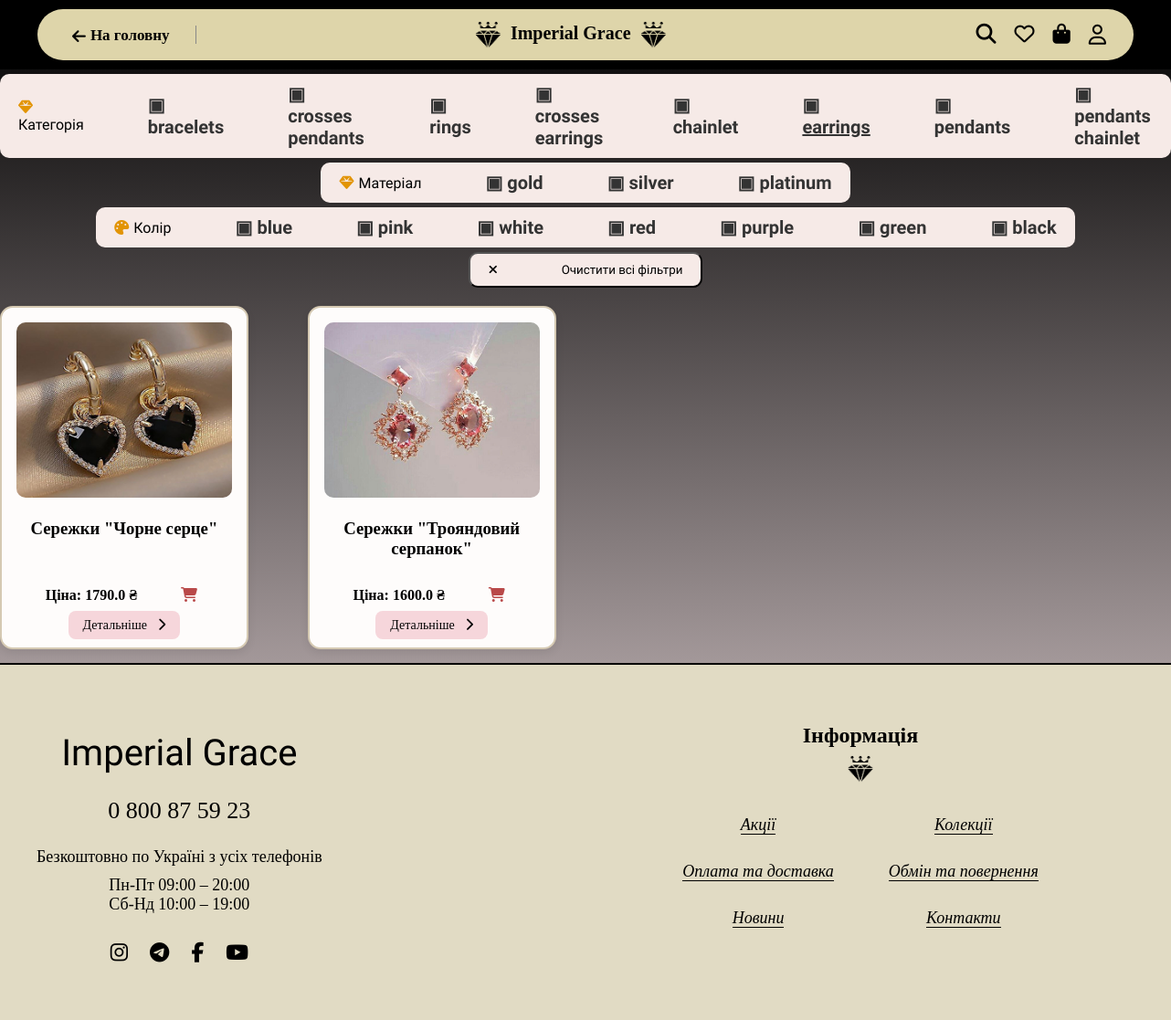
The page /catalog?category=earrings on the database its author committed.
### app/models.py (models this page shows)
class Product(SQLModel, table=True):
    id: int | None = Field(default=None, primary_key=True)
    name: str
    price: float
    material: str
    color: str
    description: str = ""
    image_url: str
    category: str
    available: bool = True
    created_at: datetime = Field(default_factory=datetime.now)

### app/routes.py (the view)
@router.get("/catalog", response_class=HTMLResponse)
async def show_catalog(
    request: Request,
    category: str = Query(default=None),
    material: str = Query(default=None),
    color: str = Query(default=None),
    db: Session = Depends(get_db),
    current_user=Depends(get_current_user)
):
    query = db.query(Product).filter(Product.available == True)
    if category:
        query = query.filter(Product.category == category)
    if material:
        query = query.filter(Product.material == material)
    if color:
        query = query.filter(Product.color == color)
    products = query.all()
    categories = get_distinct_values(db, Product.category)
    materials = get_distinct_values(db, Product.material)
    colors = get_distinct_values(db, Product.color)
    return templates.TemplateResponse(
        "catalog.html",
        {
            "request": request,
            "products": products,
            "user": current_user,
            "categories": categories,
            "materials": materials,
            "colors": colors,
            "selected_category": category,
            "selected_material": material,
            "selected_color": color
        }
    )

### app/templates/catalog.html (shortened to what this page needs)
<!DOCTYPE html>
<html lang="uk">
<head>
    <link rel="stylesheet" href="/static/styles/catalog.css">
    <link rel="stylesheet" href="https://cdnjs.cloudflare.com/ajax/libs/font-awesome/6.5.0/css/all.min.css" />
</head>
<body>
    <section class="top-menu-section">
        <div class="menu-wrapper">
            <div class="menu-bar">
                <div class="menu-left">
                    <a href="/index" class="back-btn">
                        <i class="fas fa-arrow-left"></i> На головну
                    </a>
                </div>
                <div class="menu-logo">
                    <span>
                        <img src="/static/images/diamond1.png" alt="Diamond" />
                    </span> Imperial Grace <span>
                        <img src="/static/images/diamond1.png" alt="Diamond" />
                    </span>
                </div>
                <div class="menu-right">
                    <div class="search-wrapper">
                            <span title="Пошук" class="icon search-trigger"><i class="fas fa-search"></i></span>
                        </div>
                        <span title="Уподобані" class="icon"><i class="far fa-heart"></i></span>
                        <div class="cart-wrapper">
                            <div class="cart-icon-wrapper">
                                <a title="Кошик" href="/cart" id="go-to-cart" class="icon"><i class="fas fa-bag-shopping"></i>
                                </a>
                            </div>
                        </div>
                        <div class="user-info" style="color: rgb(15, 15, 15); font-size: 1.5rem;">
                            {% if user %}
                            <a title="Замовлення" href="/my-orders" class="icon"><i class="fas fa-box-open"></i></a>
                            <a title="Вихід" href="/logout" class="icon"><i class="fas fa-sign-out-alt"></i></a>
                            {% else %}
                            <a title="Вхід" href="/registration" id="go-profile" class="icon"><i class="far fa-user"></i></a>
                            {% endif %}
                        </div>
                    </div>
                </div>
            </div>
    </section>
<div class="catalog-filter-section">
    <div class="catalog-filter">
        <label><i class="fas fa-gem filter-icon"></i>Категорія</label>
        {% for category in categories %}
        <span data-filter-type="category" data-value="{{ category }}" class="{% if selected_category == category %}active-filter{% endif %}">
            ▣ {{ category }}
        </span>
        {% endfor %}
    </div>
    <div class="catalog-filter">
        <label><i class="fas fa-gem filter-icon"></i>Матеріал</label>
        {% for material in materials %}
        <span data-filter-type="material" data-value="{{ material }}" class="{% if selected_material == material %}active-filter{% endif %}">
            ▣ {{ material }}
        </span>
        {% endfor %}
    </div>
    <div class="catalog-filter">
        <label><i class="fas fa-palette filter-icon"></i>Колір</label>
        {% for color in colors %}
        <span data-filter-type="color" data-value="{{ color }}" class="{% if selected_color == color %}active-filter{% endif %}">
            ▣ {{ color }}
        </span>
        {% endfor %}
    </div>
    {% if selected_category or selected_material or selected_color %}
    <button id="clear-all-filters" class="catalog-filter">
        <i class="fas fa-times"></i> Очистити всі фільтри
    </button>
    {% endif %}
</div>
    <section class="catalog-grid">
    {% for product in products %}
    <div class="product-card"
         data-category="{{ product.category }}"
         data-material="{{ product.material }}"
         data-color="{{ product.color }}">
        <img src="{{ product.image_url }}" alt="{{ product.name }}">
        <h3>{{ product.name }}</h3>
        <p class="price">
            Ціна: <strong>{{ product.price }} ₴</strong>
            <button class="add-to-cart-btn"
                data-id="{{ product.id }}"
                data-name="{{ product.name }}"
                data-price="{{ product.price }}"
                data-image="{{ product.image_url }}"
                title="Додати до кошика">
                <i class="fas fa-shopping-cart cart-icon"></i>
            </button>
        </p>
        <a href="/details/{{ product.id }}" class="detail-btn">
            Детальніше <i class="fas fa-chevron-right arrow-icon"></i>
        </a>
    </div>
    {% endfor %}
    </section>
    <footer class="footer">
        <div class="footer-container">
            <div class="footer-left">
                <h2 class="footer-logo">Imperial Grace</h2>
                <p class="phone">0 800 87 59 23</p>
                <p class="schedule">Безкоштовно по Україні з усіх телефонів</p>
                <p>Пн-Пт 09:00 – 20:00<br>Сб-Нд 10:00 – 19:00</p>
                <div class="social-icons">
                    <a href="#"><i class="fab fa-instagram"></i></a>
                    <a href="#"><i class="fab fa-telegram"></i></a>
                    <a href="#"><i class="fab fa-facebook-f"></i></a>
                    <a href="#"><i class="fab fa-youtube"></i></a>
                </div>
            </div>
            <div class="footer-right">
                <h3>Інформація</h3>
                <img src="/static/images/diamond1.png" alt="Icon" class="footer-icon" />
                <div class="footer-links">
                    <ul>
                        <li><a href="#">Акції</a></li>
                        <li><a href="#">Оплата та доставка</a></li>
                        <li><a href="#">Новини</a></li>
                    </ul>
                    <ul>
                        <li><a href="#">Колекції</a></li>
                        <li><a href="#">Обмін та повернення</a></li>
                        <li><a href="#">Контакти</a></li>
                    </ul>
                </div>
            </div>
        </div>
    </footer>
</body>
</html>

### rows shown on the page
Product: image_url (picture), name "Сережки \"Чорне серце\"", price "1790.0"
Product: image_url (picture), name "Сережки \"Трояндовий серпанок\"", price "1600.0"

### other values the page prints
{{ category }} "bracelets" "crosses pendants" "rings" "crosses earrings" "chainlet" "earrings" "pendants" "pendants chainlet"
{{ material }} "gold" "silver" "platinum"
{{ color }} "blue" "pink" "white" "red" "purple" "green" "black"
